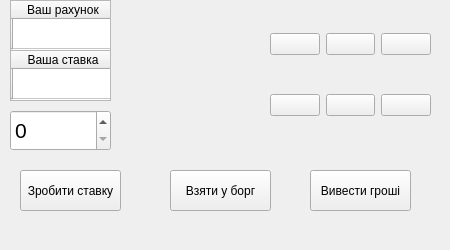
<?xml version="1.0" encoding="UTF-8"?>
<ui version="4.0">
 <class>MainWindow</class>
 <widget class="QMainWindow" name="MainWindow">
  <property name="geometry">
   <rect>
    <x>0</x>
    <y>0</y>
    <width>450</width>
    <height>250</height>
   </rect>
  </property>
  <property name="minimumSize">
   <size>
    <width>450</width>
    <height>250</height>
   </size>
  </property>
  <property name="maximumSize">
   <size>
    <width>450</width>
    <height>250</height>
   </size>
  </property>
  <property name="windowTitle">
   <string>MainWindow</string>
  </property>
  <widget class="QWidget" name="centralwidget">
   <widget class="QPushButton" name="pushButton_7">
    <property name="geometry">
     <rect>
      <x>20</x>
      <y>170</y>
      <width>101</width>
      <height>41</height>
     </rect>
    </property>
    <property name="text">
     <string>Зробити ставку</string>
    </property>
   </widget>
   <widget class="QPushButton" name="pushButton_8">
    <property name="geometry">
     <rect>
      <x>310</x>
      <y>170</y>
      <width>101</width>
      <height>41</height>
     </rect>
    </property>
    <property name="text">
     <string>Вивести гроші</string>
    </property>
   </widget>
   <widget class="QPushButton" name="pushButton_9">
    <property name="geometry">
     <rect>
      <x>170</x>
      <y>170</y>
      <width>101</width>
      <height>41</height>
     </rect>
    </property>
    <property name="text">
     <string>Взяти у борг</string>
    </property>
   </widget>
   <widget class="QSpinBox" name="spinBox">
    <property name="geometry">
     <rect>
      <x>10</x>
      <y>110</y>
      <width>101</width>
      <height>41</height>
     </rect>
    </property>
    <property name="font">
     <font>
      <pointsize>16</pointsize>
     </font>
    </property>
    <property name="layoutDirection">
     <enum>Qt::LeftToRight</enum>
    </property>
   </widget>
   <widget class="QTableWidget" name="tableWidget">
    <property name="geometry">
     <rect>
      <x>10</x>
      <y>0</y>
      <width>101</width>
      <height>51</height>
     </rect>
    </property>
    <property name="autoFillBackground">
     <bool>false</bool>
    </property>
    <row>
     <property name="text">
      <string/>
     </property>
     <property name="foreground">
      <brush brushstyle="NoBrush">
       <color alpha="255">
        <red>0</red>
        <green>0</green>
        <blue>0</blue>
       </color>
      </brush>
     </property>
    </row>
    <column>
     <property name="text">
      <string>Ваш рахунок</string>
     </property>
     <property name="background">
      <color>
       <red>0</red>
       <green>0</green>
       <blue>0</blue>
      </color>
     </property>
    </column>
   </widget>
   <widget class="QTableWidget" name="tableWidget_2">
    <property name="geometry">
     <rect>
      <x>10</x>
      <y>50</y>
      <width>101</width>
      <height>51</height>
     </rect>
    </property>
    <row>
     <property name="text">
      <string/>
     </property>
    </row>
    <column>
     <property name="text">
      <string>Ваша ставка</string>
     </property>
     <property name="background">
      <color>
       <red>0</red>
       <green>0</green>
       <blue>0</blue>
      </color>
     </property>
    </column>
   </widget>
   <widget class="QLabel" name="label">
    <property name="geometry">
     <rect>
      <x>130</x>
      <y>10</y>
      <width>121</width>
      <height>121</height>
     </rect>
    </property>
    <property name="text">
     <string/>
    </property>
   </widget>
   <widget class="QWidget" name="">
    <property name="geometry">
     <rect>
      <x>270</x>
      <y>0</y>
      <width>161</width>
      <height>151</height>
     </rect>
    </property>
    <layout class="QGridLayout" name="gridLayout">
     <item row="0" column="1">
      <widget class="QPushButton" name="two">
       <property name="text">
        <string/>
       </property>
       <property name="icon">
        <iconset>
         <normaloff>dice_two.png</normaloff>dice_two.png</iconset>
       </property>
       <property name="iconSize">
        <size>
         <width>50</width>
         <height>50</height>
        </size>
       </property>
      </widget>
     </item>
     <item row="2" column="0">
      <widget class="QPushButton" name="four">
       <property name="text">
        <string/>
       </property>
       <property name="icon">
        <iconset>
         <normaloff>dice_four.png</normaloff>dice_four.png</iconset>
       </property>
       <property name="iconSize">
        <size>
         <width>50</width>
         <height>50</height>
        </size>
       </property>
      </widget>
     </item>
     <item row="0" column="2">
      <widget class="QPushButton" name="three">
       <property name="locale">
        <locale language="Ukrainian" country="Ukraine"/>
       </property>
       <property name="text">
        <string/>
       </property>
       <property name="icon">
        <iconset>
         <normaloff>dice_three.png</normaloff>
         <normalon>dice_three.png</normalon>
         <disabledoff>dice_three.png</disabledoff>
         <disabledon>dice_three.png</disabledon>
         <activeoff>dice_three.png</activeoff>
         <activeon>dice_three.png</activeon>
         <selectedoff>dice_three.png</selectedoff>
         <selectedon>dice_three.png</selectedon>dice_three.png</iconset>
       </property>
       <property name="iconSize">
        <size>
         <width>50</width>
         <height>50</height>
        </size>
       </property>
      </widget>
     </item>
     <item row="2" column="1">
      <widget class="QPushButton" name="five">
       <property name="text">
        <string/>
       </property>
       <property name="icon">
        <iconset>
         <normaloff>dice_five.png</normaloff>dice_five.png</iconset>
       </property>
       <property name="iconSize">
        <size>
         <width>50</width>
         <height>50</height>
        </size>
       </property>
      </widget>
     </item>
     <item row="2" column="2">
      <widget class="QPushButton" name="six">
       <property name="text">
        <string/>
       </property>
       <property name="icon">
        <iconset>
         <normaloff>dice_six.png</normaloff>dice_six.png</iconset>
       </property>
       <property name="iconSize">
        <size>
         <width>50</width>
         <height>50</height>
        </size>
       </property>
      </widget>
     </item>
     <item row="0" column="0">
      <widget class="QPushButton" name="one">
       <property name="text">
        <string/>
       </property>
       <property name="icon">
        <iconset>
         <normaloff>dice_one.png</normaloff>dice_one.png</iconset>
       </property>
       <property name="iconSize">
        <size>
         <width>50</width>
         <height>50</height>
        </size>
       </property>
      </widget>
     </item>
    </layout>
   </widget>
  </widget>
  <widget class="QMenuBar" name="menubar">
   <property name="geometry">
    <rect>
     <x>0</x>
     <y>0</y>
     <width>450</width>
     <height>20</height>
    </rect>
   </property>
  </widget>
 </widget>
 <resources/>
 <connections/>
</ui>
